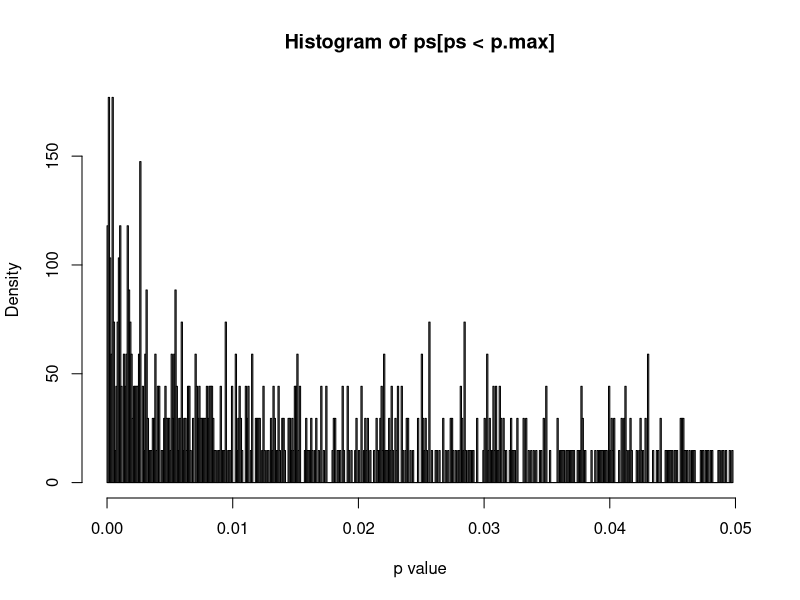

Write the R code that produced this figure. (Note: this script raises an error after producing the figure.)
library(BayesFactor)

d <- 0.5
R <- 2000
n <- 40

# ---------------------------------------------------------------------
#  Simulate distribution of p values
X <- rnorm(1000000)
Y <- rnorm(1000000) + d

ps <- vector(mode = "integer", length = R)
pb <- txtProgressBar(1, R, style=3)
for (i in 1:R) {
	x <- X[sample(1:length(X), n/2, replace=FALSE)]
	y <- Y[sample(1:length(Y), n/2, replace=FALSE)]
	
	t0 <- t.test(x, y, var.equal=TRUE)
	ps[i] <- t0$p.value
	setTxtProgressBar(pb, i)
}
close(pb)

#save(ps, file="ps_0.5.RData")
#load(file="ps_0.5.RData")

# ---------------------------------------------------------------------
# Compute density of p values semi-analytically; compare them with the simulated p values

# plot for checking
p.max <- .05
hist(ps[ps<p.max], breaks=500, freq=FALSE, xlab="p value")

p <- seq(.0001, p.max, length.out=1000)
lines(p, pd(p, d, n, p.max=p.max), col="red", lwd=2)



# ---------------------------------------------------------------------
# Example

t.value <- 2.53
n <- 40
df <- n-2
(p.value <- pt(t.value, df, lower.tail=FALSE)*2)
(d <- (2 * t.value)/sqrt(2 * n - 2))

# ---------------------------------------------------------------------
# The plot

p.max <- .05
LR10 <- pd(p.value, d, n)/(1/p.max)

pd(p.value, d, n)
ptd(p.value, t.value, df)

ps <- seq(.0001, p.max, length.out=1000)
plot(ps, pd(ps, d, n), type="l", ylim=c(0, 100), main=bquote(LR[10]~"="~.(round(LR10, 2))), xlab="p value", ylab="Density")
#lines(ps, g(ps, d, n), col="green")

abline(h=1/p.max, lty="dotted")  # p-uniform line
abline(h=1, lty="dotted", col="red")  # p-uniform line
points(p.value, pd(p.value, d, n))
points(p.value, 1/p.max)


# ---------------------------------------------------------------------
# The plot  -full range
# This changes the shape of both curves ()

p.max <- 1
(LR10 <- pd(p.value, d, n, p.max=p.max)/(1/p.max))

ps <- seq(.0001, p.max, length.out=1000)
plot(ps, pd(ps, d, n, p.max=p.max), type="l", ylim=c(0, 100), main=bquote(LR[10]~"="~.(round(LR10, 2))), xlab="p value", ylab="Density")
#lines(ps, g(ps, d, n), col="green")

abline(h=1/p.max, lty="dotted")  # p-uniform line
abline(h=1, lty="dotted", col="red")  # p-uniform line
points(p.value, pd(p.value, d, n, p.max=p.max))
points(p.value, 1/p.max)
